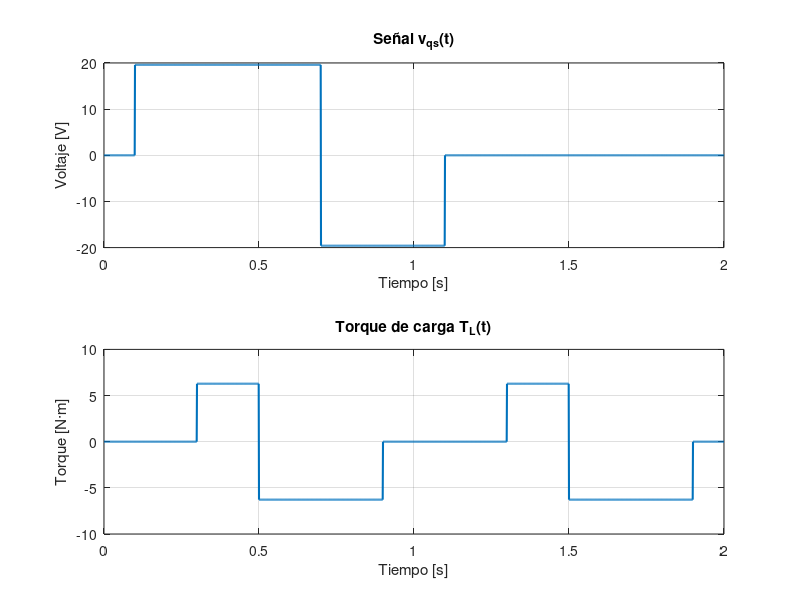

MATLAB code to generate this figure:
function [t, v_qs, T_L] = G_Entradas()

%% Tiempo
t = 0:0.001:2;   % 0 a 2 segundos

%% Inicialización
v_qs = zeros(size(t));
T_L  = zeros(size(t));

%% ---------------------------
% Señal v_qs(t)
% ---------------------------
for k = 1:length(t)
    if t(k) >= 0.1 && t(k) < 0.7
        v_qs(k) = 19.596;
    elseif t(k) >= 0.7 && t(k) < 1.1
        v_qs(k) = -19.596;
    else
        v_qs(k) = 0;
    end
end

%% ---------------------------
% Señal T_L(t)
% ---------------------------
for k = 1:length(t)
    if t(k) >= 0.3 && t(k) < 0.5
        T_L(k) = 6.28;
    elseif t(k) >= 0.5 && t(k) < 0.9
        T_L(k) = -6.28;
    elseif t(k) >= 1.3 && t(k) < 1.5
        T_L(k) = 6.28;
    elseif t(k) >= 1.5 && t(k) < 1.9
        T_L(k) = -6.28;
    else
        T_L(k) = 0;
    end
end

%% ---------------------------
% Gráficos
% ---------------------------

figure;

subplot(2,1,1)
plot(t, v_qs, 'LineWidth', 1.5)
grid on
title('Señal v_{qs}(t)')
xlabel('Tiempo [s]')
ylabel('Voltaje [V]')

subplot(2,1,2)
plot(t, T_L, 'LineWidth', 1.5)
grid on
title('Torque de carga T_L(t)')
xlabel('Tiempo [s]')
ylabel('Torque [N·m]')
end
